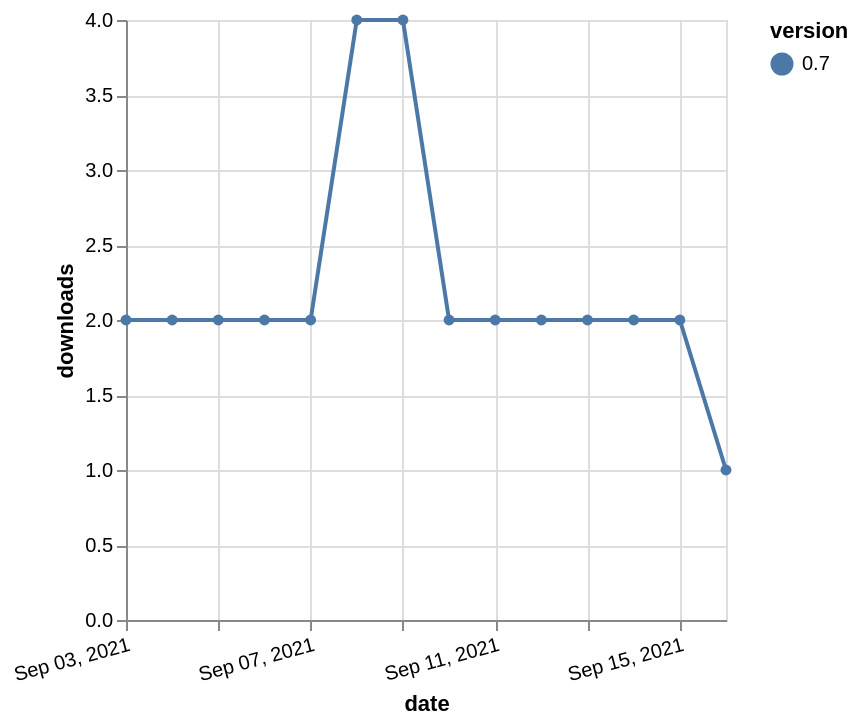

Write a Vega-Lite specification for this figure.
### Vega-Lite specification from a JSON file in a GitHub repository (floating-point values rounded to 4 significant figures)
{"$schema": "https://vega.github.io/schema/vega-lite/v5.json", "description": "A simple bar chart with embedded data.", "data": {"values": [{"date": "2021-09-03", "total": 2123, "delta": 2, "version": "0.7"}, {"date": "2021-09-04", "total": 2125, "delta": 2, "version": "0.7"}, {"date": "2021-09-05", "total": 2127, "delta": 2, "version": "0.7"}, {"date": "2021-09-06", "total": 2129, "delta": 2, "version": "0.7"}, {"date": "2021-09-07", "total": 2131, "delta": 2, "version": "0.7"}, {"date": "2021-09-08", "total": 2135, "delta": 4, "version": "0.7"}, {"date": "2021-09-09", "total": 2139, "delta": 4, "version": "0.7"}, {"date": "2021-09-10", "total": 2141, "delta": 2, "version": "0.7"}, {"date": "2021-09-11", "total": 2143, "delta": 2, "version": "0.7"}, {"date": "2021-09-12", "total": 2145, "delta": 2, "version": "0.7"}, {"date": "2021-09-13", "total": 2147, "delta": 2, "version": "0.7"}, {"date": "2021-09-14", "total": 2149, "delta": 2, "version": "0.7"}, {"date": "2021-09-15", "total": 2151, "delta": 2, "version": "0.7"}, {"date": "2021-09-16", "total": 2152, "delta": 1, "version": "0.7"}]}, "width": "container", "mark": {"type": "line", "point": {"filled": true}}, "encoding": {"x": {"field": "date", "type": "temporal", "timeUnit": "yearmonthdate", "title": "date", "axis": {"labelAngle": -15}}, "y": {"field": "delta", "type": "quantitative", "title": "downloads"}, "color": {"field": "version", "type": "nominal"}, "tooltip": {"field": "delta"}}}
